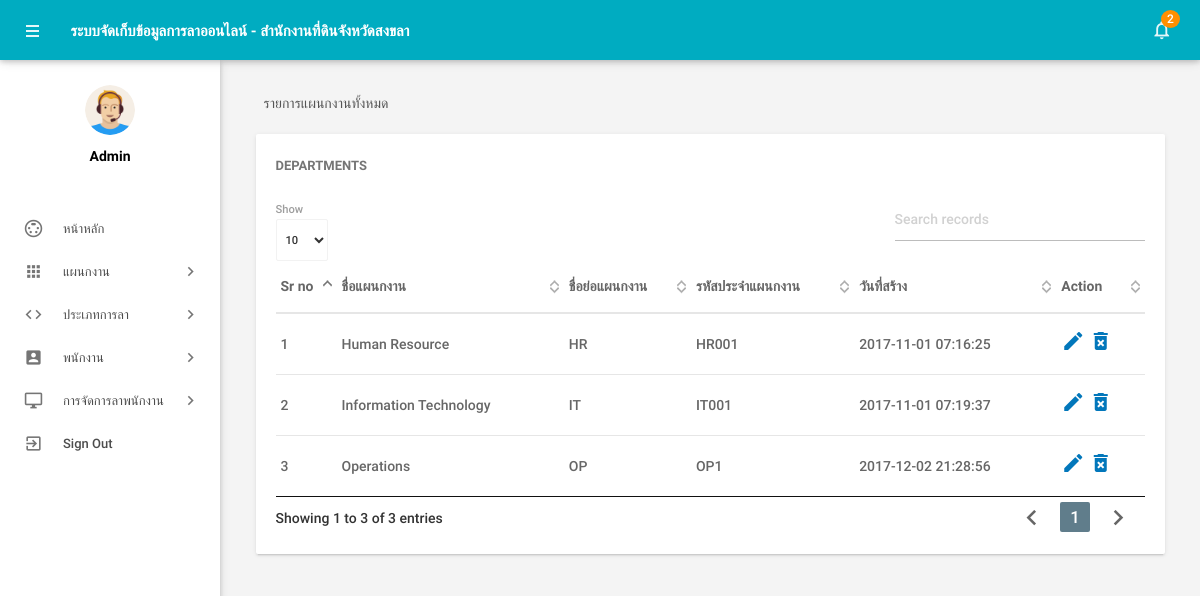
Before: /admin/managedepartments.php (signed in) with the older database file.
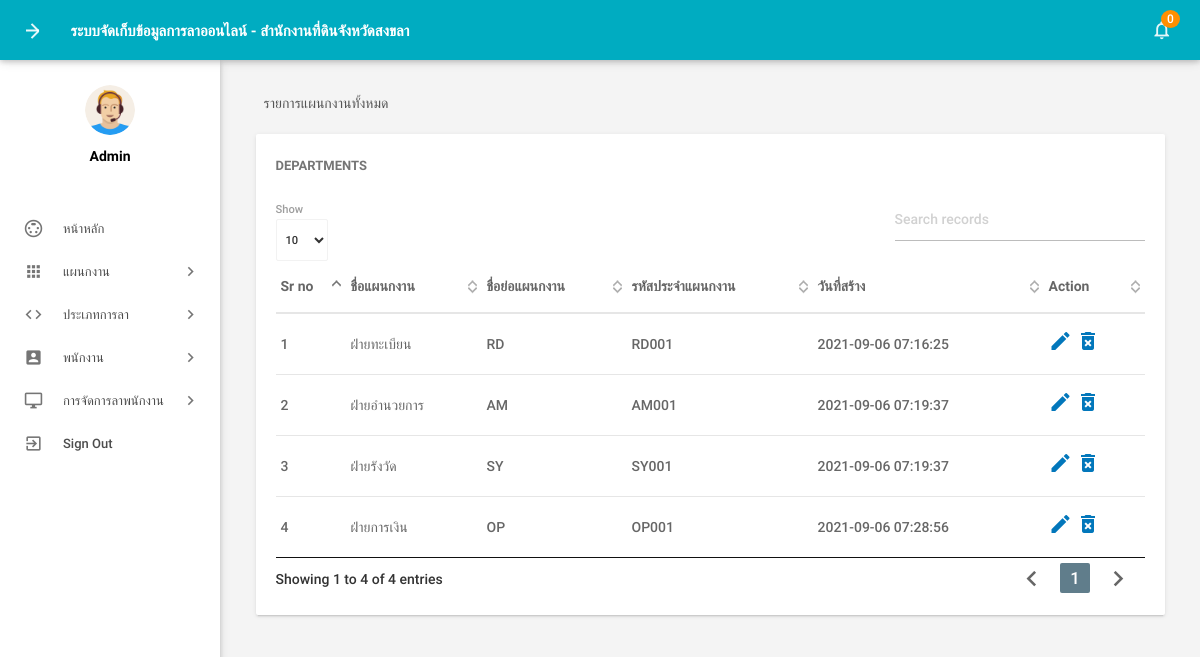
After: the same page with the newer database file.
### tables this page shows
CREATE TABLE IF NOT EXISTS tbldepartments(
  `id` int(11) NOT NULL,
  `DepartmentName` varchar(150) DEFAULT NULL,
  `DepartmentShortName` varchar(100) NOT NULL,
  `DepartmentCode` varchar(50) DEFAULT NULL,
  `CreationDate` timestamp NULL DEFAULT CURRENT_TIMESTAMP
)CHARACTER SET utf8;

### admin/managedepartments.php (the view, shortened to what this page needs)
<?php
include('includes/config.php');
if(strlen($_SESSION['alogin'])==0)
    {
header('location:index.php');
}
else{
    ?>
<!DOCTYPE html>
<html lang="en">
    <head>
        <link type="text/css" rel="stylesheet" href="../assets/plugins/materialize/css/materialize.min.css"/>
        <link href="../assets/plugins/material-preloader/css/materialPreloader.min.css" rel="stylesheet">
        <link href="../assets/plugins/datatables/css/jquery.dataTables.min.css" rel="stylesheet">
        <link href="../assets/css/alpha.min.css" rel="stylesheet" type="text/css"/>
        <link href="../assets/css/custom.css" rel="stylesheet" type="text/css"/>
    </head>
    <body>
       <?php include('includes/header.php');?>
       <?php include('includes/sidebar.php');?>
            <main class="mn-inner">
                <div class="row">
                    <div class="col s12">
                        <div class="page-title">รายการแผนกงานทั้งหมด</div>
                    </div>
                    <div class="col s12 m12 l12">
                        <div class="card">
                            <div class="card-content">
                                <span class="card-title">Departments</span>
                                <table id="example" class="display responsive-table ">
                                    <thead>
                                        <tr>
                                            <th>Sr no</th>
                                            <th>ชื่อแผนกงาน</th>
                                            <th>ชื่อย่อแผนกงาน</th>
                                            <th>รหัสประจำแผนกงาน</th>
                                            <th>วันที่สร้าง</th>
                                            <th>Action</th>
                                        </tr>
                                    </thead>
                                    <tbody>
<?php $sql = "SELECT * from tbldepartments";
$query = $dbh -> prepare($sql);
$query->execute();
$results=$query->fetchAll(PDO::FETCH_OBJ);
$cnt=1;
if($query->rowCount() > 0)
{
foreach($results as $result)
{               ?>
                                        <tr>
                                            <td> <?php echo htmlentities($cnt);?></td>
                                            <td><?php echo htmlentities($result->DepartmentName);?></td>
                                            <td><?php echo htmlentities($result->DepartmentShortName);?></td>
                                            <td><?php echo htmlentities($result->DepartmentCode);?></td>
                                            <td><?php echo htmlentities($result->CreationDate);?></td>
                                            <td><a href="editdepartment.php?deptid=<?php echo htmlentities($result->id);?>"><i class="material-icons">mode_edit</i></a><a href="managedepartments.php?del=<?php echo htmlentities($result->id);?>" onclick="return confirm('Do you want to delete');"> <i class="material-icons">delete_forever</i></a></td>
                                        </tr>
                                         <?php $cnt++;} }?>
                                    </tbody>
                                </table>
                            </div>
                        </div>
                    </div>
                </div>
            </main>
        </div>
        <div class="left-sidebar-hover"></div>
    </body>
</html>
<?php } ?>

### admin/includes/header.php (shortened to what this page needs)
        <div class="mn-content fixed-sidebar">
            <header class="mn-header navbar-fixed">
                <nav class="cyan darken-1">
                    <div class="nav-wrapper row">
                        <section class="material-design-hamburger navigation-toggle">
                            <a href="#" data-activates="slide-out" class="button-collapse show-on-large material-design-hamburger__icon">
                                <span class="material-design-hamburger__layer"></span>
                            </a>
                        </section>
                        <div class="header-title col s5">
                            <span class="chapter-title">ระบบจัดเก็บข้อมูลการลาออนไลน์ - สำนักงานที่ดินจังหวัดสงขลา</span>
                        </div>
                        <ul class="right col s9 m3 nav-right-menu">
                            <li class="hide-on-small-and-down"><a href="javascript:void(0)" data-activates="dropdown1" class="dropdown-button dropdown-right show-on-large"><i class="material-icons">notifications_none</i>
<?php
$isread=0;
$sql = "SELECT id from tblleaves where IsRead=:isread";
$query = $dbh -> prepare($sql);
$query->bindParam(':isread',$isread,PDO::PARAM_STR);
$query->execute();
$unreadcount=$query->rowCount();?>
                                <span class="badge"><?php echo htmlentities($unreadcount);?></span></a></li>
                        </ul>
                    </div>
                </nav>
            </header>

### admin/includes/sidebar.php (shortened to what this page needs)
  <aside id="slide-out" class="side-nav white fixed">
             <div class="side-nav-wrapper">
             <div class="center">
                 <div class="sidebar-profile">
                     <div class="sidebar-profile-image">
                         <img src="../assets/images/profile-image.png" class="circle" alt="">
                     </div>
                     <div class="sidebar-profile-info">
                             <p>Admin</p>
                     </div>
                 </div>
             </div>
             <ul class="sidebar-menu collapsible collapsible-accordion" data-collapsible="accordion">
                 <li class="no-padding"><a class="waves-effect waves-grey" href="dashboard.php"><i class="material-icons">settings_input_svideo</i>หน้าหลัก</a></li>
                 <li class="no-padding">
                     <a class="collapsible-header waves-effect waves-grey"><i class="material-icons">apps</i>แผนกงาน<i class="nav-drop-icon material-icons">keyboard_arrow_right</i></a>
                 </li>
                 <li class="no-padding">
                     <a class="collapsible-header waves-effect waves-grey"><i class="material-icons">code</i>ประเภทการลา<i class="nav-drop-icon material-icons">keyboard_arrow_right</i></a>
                 </li>
                 <li class="no-padding">
                     <a class="collapsible-header waves-effect waves-grey"><i class="material-icons">account_box</i>พนักงาน<i class="nav-drop-icon material-icons">keyboard_arrow_right</i></a>
                 </li>
<li class="no-padding">
                     <a class="collapsible-header waves-effect waves-grey"><i class="material-icons">desktop_windows</i>การจัดการลาพนักงาน<i class="nav-drop-icon material-icons">keyboard_arrow_right</i></a>
                 </li>
                     <li class="no-padding">
                             <a class="waves-effect waves-grey" href="logout.php"><i class="material-icons">exit_to_app</i>Sign Out</a>
                         </li>
             </ul>
             </div>
         </aside>

Changed rows visible on the page:
removed tbldepartments: DepartmentName "Human Resource", DepartmentShortName "HR", DepartmentCode "HR001", CreationDate "2017-11-01 07:16:25"
removed tbldepartments: DepartmentName "Information Technology", DepartmentShortName "IT", DepartmentCode "IT001", CreationDate "2017-11-01 07:19:37"
removed tbldepartments: DepartmentName "Operations", DepartmentShortName "OP", DepartmentCode "OP1", CreationDate "2017-12-02 21:28:56"
added tbldepartments: DepartmentName "ฝ่ายทะเบียน", DepartmentShortName "RD", DepartmentCode "RD001", CreationDate "2021-09-06 07:16:25"
added tbldepartments: DepartmentName "ฝ่ายอำนวยการ", DepartmentShortName "AM", DepartmentCode "AM001", CreationDate "2021-09-06 07:19:37"
added tbldepartments: DepartmentName "ฝ่ายรังวัด", DepartmentShortName "SY", DepartmentCode "SY001", CreationDate "2021-09-06 07:19:37"
added tbldepartments: DepartmentName "ฝ่ายการเงิน", DepartmentShortName "OP", DepartmentCode "OP001", CreationDate "2021-09-06 07:28:56"
Other visible differences:
$unreadcount: "2" → "0"
text written by a page script: "Show Showing 1 to 3 of 3 entries 1" → "Show Showing 1 to 4 of 4 entries 1"
